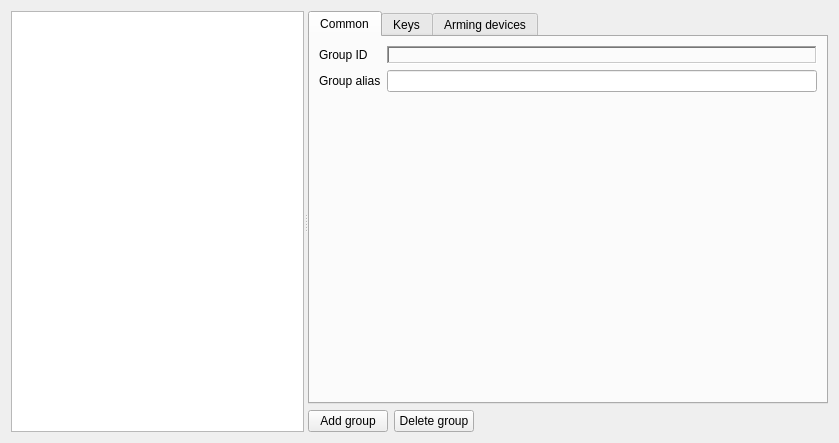
<?xml version="1.0" encoding="UTF-8"?>
<ui version="4.0">
 <class>ArmingGroupsManager</class>
 <widget class="QWidget" name="ArmingGroupsManager">
  <property name="geometry">
   <rect>
    <x>0</x>
    <y>0</y>
    <width>839</width>
    <height>443</height>
   </rect>
  </property>
  <property name="windowTitle">
   <string>Form</string>
  </property>
  <layout class="QGridLayout" name="gridLayout">
   <item row="0" column="0">
    <widget class="QSplitter" name="splitter_groups">
     <property name="orientation">
      <enum>Qt::Horizontal</enum>
     </property>
     <property name="childrenCollapsible">
      <bool>false</bool>
     </property>
     <widget class="QListWidget" name="listWidget_groups">
      <property name="sizePolicy">
       <sizepolicy hsizetype="Expanding" vsizetype="Expanding">
        <horstretch>0</horstretch>
        <verstretch>0</verstretch>
       </sizepolicy>
      </property>
     </widget>
     <widget class="QWidget" name="gridLayoutWidget">
      <layout class="QVBoxLayout" name="verticalLayout_3" stretch="0,0">
       <item>
        <widget class="QTabWidget" name="tabWidget">
         <property name="currentIndex">
          <number>0</number>
         </property>
         <widget class="QWidget" name="tab_common">
          <attribute name="title">
           <string>Common</string>
          </attribute>
          <layout class="QGridLayout" name="gridLayout_2">
           <item row="1" column="1">
            <widget class="QLineEdit" name="le_group_alias"/>
           </item>
           <item row="1" column="0">
            <widget class="QLabel" name="label_31">
             <property name="text">
              <string>Group alias</string>
             </property>
            </widget>
           </item>
           <item row="2" column="1">
            <spacer name="verticalSpacer">
             <property name="orientation">
              <enum>Qt::Vertical</enum>
             </property>
             <property name="sizeHint" stdset="0">
              <size>
               <width>20</width>
               <height>40</height>
              </size>
             </property>
            </spacer>
           </item>
           <item row="0" column="0">
            <widget class="QLabel" name="label_32">
             <property name="text">
              <string>Group ID</string>
             </property>
            </widget>
           </item>
           <item row="0" column="1">
            <widget class="QLabel" name="lbl_group_id">
             <property name="frameShape">
              <enum>QFrame::WinPanel</enum>
             </property>
             <property name="frameShadow">
              <enum>QFrame::Sunken</enum>
             </property>
             <property name="text">
              <string/>
             </property>
            </widget>
           </item>
          </layout>
         </widget>
         <widget class="QWidget" name="tab_keys">
          <attribute name="title">
           <string>Keys</string>
          </attribute>
          <layout class="QGridLayout" name="gridLayout_3">
           <item row="0" column="0">
            <widget class="QLabel" name="label">
             <property name="text">
              <string>Available keys:</string>
             </property>
            </widget>
           </item>
           <item row="1" column="0">
            <widget class="QListWidget" name="listWidget_free_keys">
             <property name="sizePolicy">
              <sizepolicy hsizetype="Preferred" vsizetype="Expanding">
               <horstretch>0</horstretch>
               <verstretch>0</verstretch>
              </sizepolicy>
             </property>
             <property name="maximumSize">
              <size>
               <width>180</width>
               <height>16777215</height>
              </size>
             </property>
            </widget>
           </item>
           <item row="1" column="4">
            <widget class="QListWidget" name="listWidget_ingroup_keys">
             <property name="sizePolicy">
              <sizepolicy hsizetype="Preferred" vsizetype="Expanding">
               <horstretch>0</horstretch>
               <verstretch>0</verstretch>
              </sizepolicy>
             </property>
             <property name="maximumSize">
              <size>
               <width>180</width>
               <height>16777215</height>
              </size>
             </property>
            </widget>
           </item>
           <item row="1" column="1">
            <layout class="QVBoxLayout" name="verticalLayout">
             <item>
              <spacer name="verticalSpacer_2">
               <property name="orientation">
                <enum>Qt::Vertical</enum>
               </property>
               <property name="sizeHint" stdset="0">
                <size>
                 <width>20</width>
                 <height>40</height>
                </size>
               </property>
              </spacer>
             </item>
             <item>
              <widget class="QToolButton" name="btn_add_key_to_group">
               <property name="text">
                <string>&gt;</string>
               </property>
              </widget>
             </item>
             <item>
              <widget class="QToolButton" name="btn_remove_key_from_group">
               <property name="text">
                <string>&lt;</string>
               </property>
              </widget>
             </item>
             <item>
              <spacer name="verticalSpacer_3">
               <property name="orientation">
                <enum>Qt::Vertical</enum>
               </property>
               <property name="sizeHint" stdset="0">
                <size>
                 <width>20</width>
                 <height>40</height>
                </size>
               </property>
              </spacer>
             </item>
            </layout>
           </item>
           <item row="0" column="4">
            <widget class="QLabel" name="label_2">
             <property name="text">
              <string>Related keys:</string>
             </property>
            </widget>
           </item>
           <item row="1" column="5">
            <spacer name="horizontalSpacer">
             <property name="orientation">
              <enum>Qt::Horizontal</enum>
             </property>
             <property name="sizeHint" stdset="0">
              <size>
               <width>40</width>
               <height>20</height>
              </size>
             </property>
            </spacer>
           </item>
          </layout>
         </widget>
         <widget class="QWidget" name="tab_arming_devices">
          <attribute name="title">
           <string>Arming devices</string>
          </attribute>
          <layout class="QGridLayout" name="gridLayout_5">
           <item row="5" column="0">
            <widget class="QListWidget" name="listWidget_available_arming_devices">
             <property name="sizePolicy">
              <sizepolicy hsizetype="Preferred" vsizetype="Expanding">
               <horstretch>0</horstretch>
               <verstretch>0</verstretch>
              </sizepolicy>
             </property>
             <property name="maximumSize">
              <size>
               <width>180</width>
               <height>16777215</height>
              </size>
             </property>
            </widget>
           </item>
           <item row="4" column="2">
            <widget class="QLabel" name="label_3">
             <property name="text">
              <string>Related devices:</string>
             </property>
            </widget>
           </item>
           <item row="2" column="0">
            <widget class="QLabel" name="label_5">
             <property name="text">
              <string>Device type:</string>
             </property>
            </widget>
           </item>
           <item row="5" column="1">
            <layout class="QVBoxLayout" name="verticalLayout_2">
             <item>
              <spacer name="verticalSpacer_4">
               <property name="orientation">
                <enum>Qt::Vertical</enum>
               </property>
               <property name="sizeHint" stdset="0">
                <size>
                 <width>20</width>
                 <height>40</height>
                </size>
               </property>
              </spacer>
             </item>
             <item>
              <widget class="QToolButton" name="btn_accept_device_for_group">
               <property name="text">
                <string>&gt;</string>
               </property>
              </widget>
             </item>
             <item>
              <widget class="QToolButton" name="btn_deny_device_for_group">
               <property name="text">
                <string>&lt;</string>
               </property>
              </widget>
             </item>
             <item>
              <spacer name="verticalSpacer_5">
               <property name="orientation">
                <enum>Qt::Vertical</enum>
               </property>
               <property name="sizeHint" stdset="0">
                <size>
                 <width>20</width>
                 <height>40</height>
                </size>
               </property>
              </spacer>
             </item>
            </layout>
           </item>
           <item row="4" column="0">
            <widget class="QLabel" name="label_4">
             <property name="text">
              <string>Available devices:</string>
             </property>
            </widget>
           </item>
           <item row="5" column="3">
            <spacer name="horizontalSpacer_2">
             <property name="orientation">
              <enum>Qt::Horizontal</enum>
             </property>
             <property name="sizeHint" stdset="0">
              <size>
               <width>40</width>
               <height>20</height>
              </size>
             </property>
            </spacer>
           </item>
           <item row="5" column="2">
            <widget class="QListWidget" name="listWidget_allowed_arming_devices">
             <property name="sizePolicy">
              <sizepolicy hsizetype="Preferred" vsizetype="Expanding">
               <horstretch>0</horstretch>
               <verstretch>0</verstretch>
              </sizepolicy>
             </property>
             <property name="maximumSize">
              <size>
               <width>180</width>
               <height>16777215</height>
              </size>
             </property>
            </widget>
           </item>
           <item row="3" column="0" colspan="3">
            <widget class="QComboBox" name="cmbx_arming_device_type"/>
           </item>
          </layout>
         </widget>
        </widget>
       </item>
       <item>
        <layout class="QHBoxLayout" name="horizontalLayout_23">
         <item>
          <widget class="QPushButton" name="btn_add_apply">
           <property name="sizePolicy">
            <sizepolicy hsizetype="Preferred" vsizetype="Fixed">
             <horstretch>0</horstretch>
             <verstretch>0</verstretch>
            </sizepolicy>
           </property>
           <property name="text">
            <string>Add group</string>
           </property>
          </widget>
         </item>
         <item>
          <widget class="QPushButton" name="btn_del_cancel">
           <property name="sizePolicy">
            <sizepolicy hsizetype="Preferred" vsizetype="Fixed">
             <horstretch>0</horstretch>
             <verstretch>0</verstretch>
            </sizepolicy>
           </property>
           <property name="text">
            <string>Delete group</string>
           </property>
          </widget>
         </item>
         <item>
          <spacer name="horizontalSpacer_14">
           <property name="orientation">
            <enum>Qt::Horizontal</enum>
           </property>
           <property name="sizeHint" stdset="0">
            <size>
             <width>40</width>
             <height>20</height>
            </size>
           </property>
          </spacer>
         </item>
        </layout>
       </item>
      </layout>
     </widget>
    </widget>
   </item>
  </layout>
 </widget>
 <tabstops>
  <tabstop>listWidget_groups</tabstop>
  <tabstop>tabWidget</tabstop>
  <tabstop>le_group_alias</tabstop>
  <tabstop>listWidget_free_keys</tabstop>
  <tabstop>btn_add_key_to_group</tabstop>
  <tabstop>btn_remove_key_from_group</tabstop>
  <tabstop>listWidget_ingroup_keys</tabstop>
  <tabstop>cmbx_arming_device_type</tabstop>
  <tabstop>listWidget_available_arming_devices</tabstop>
  <tabstop>btn_accept_device_for_group</tabstop>
  <tabstop>btn_deny_device_for_group</tabstop>
  <tabstop>listWidget_allowed_arming_devices</tabstop>
  <tabstop>btn_add_apply</tabstop>
  <tabstop>btn_del_cancel</tabstop>
 </tabstops>
 <resources/>
 <connections/>
</ui>
